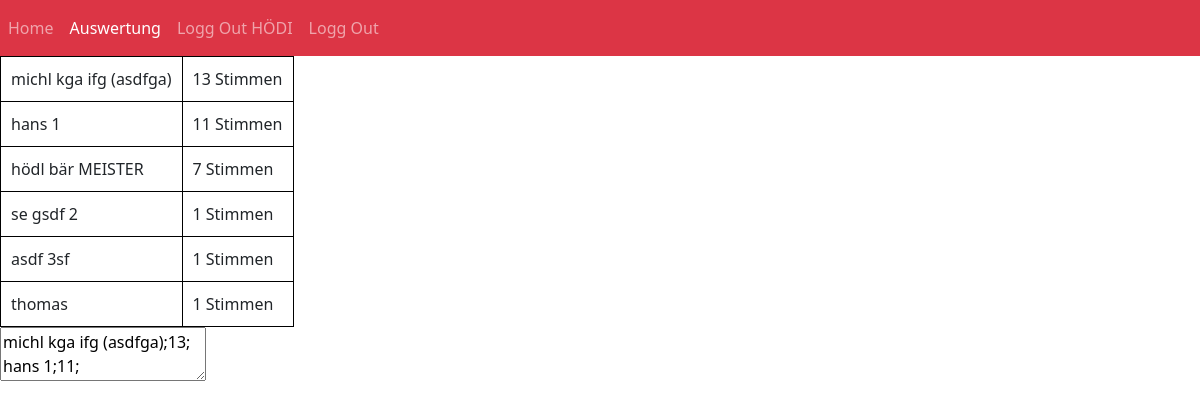
Screenshot of /auswertung.php (signed in) with the database file from the repository.
### tables this page shows
CREATE TABLE IF NOT EXISTS `stimme` (
  `id` int(11) NOT NULL AUTO_INCREMENT,
  `timestamp` timestamp NOT NULL DEFAULT current_timestamp(),
  `person_id` int(11) NOT NULL DEFAULT 0,
  PRIMARY KEY (`id`),
  KEY `FK_stimme_person` (`person_id`),
  CONSTRAINT `FK_stimme_person` FOREIGN KEY (`person_id`) REFERENCES `person` (`id`) ON DELETE NO ACTION ON UPDATE NO ACTION
);

CREATE TABLE IF NOT EXISTS `person` (
  `id` int(11) NOT NULL AUTO_INCREMENT,
  `name` varchar(50) NOT NULL DEFAULT '0',
  PRIMARY KEY (`id`),
  UNIQUE KEY `name` (`name`)
);

### php/name.class.php (the view, shortened to what this page needs)
<?php
class NameListe {
    private $dbh;
    function __construct($database) {
        $this->dbh = $database;
    }
    function GetNamenListe_Full()
    {
        $output = "<table style='border: 1px solid #000;'>";
        foreach($this->dbh->query('SELECT *,COUNT(*) AS anzahl FROM person AS p JOIN stimme AS s ON p.id=s.person_id GROUP BY p.id ORDER BY anzahl DESC') as $name)
        {
            $output.= "<tr><td style='border: 1px solid #000;padding:10px;'>".$name["name"]."</td><td style='border: 1px solid #000;padding:10px;'>".$name["anzahl"]." Stimmen</td></tr>";
        }
        $output .= "</table>";
        $output .= "<textarea>";
        foreach($this->dbh->query('SELECT *,COUNT(*) AS anzahl FROM person AS p JOIN stimme AS s ON p.id=s.person_id GROUP BY p.id ORDER BY anzahl DESC') as $name)
        {
            $output.= $name["name"].";".$name["anzahl"].";\n";
        }
        $output .= "</textarea>";
        return $output;
    }
}
?>

### header.php (shortened to what this page needs)
<?php
    require_once("php/name.class.php");
?>
<!DOCTYPE html>
<head>
    <link href="bootstrap-5.1.3-dist/css/bootstrap.min.css" rel="stylesheet">
    <link href="css/main.css" rel="stylesheet">
</head>
<body>
    <?php $filename = basename($_SERVER["SCRIPT_FILENAME"], '.php'); ?>
    <nav class="navbar navbar-expand-lg navbar-dark <?php if($_SESSION["admin"]){ echo "bg-danger";} else {echo "bg-primary";}?>">
        <div class="collapse navbar-collapse" id="navbarNav">
            <ul class="navbar-nav">
                <li class="nav-item">
                    <a class="nav-link <?php if ($filename == "index") {
                                            echo "active";
                                        } ?>" href="index.php">Home</a>
                </li>
                <li class="nav-item">
                <a class="nav-link <?php if ($filename == "auswertung") {
                                        echo "active";
                                    } ?>" href="auswertung.php">Auswertung</a>
                </li>
                <?php
                if($_SESSION["admin"])
                {
                    ?>
                    <li class="nav-item">
                        <a class="nav-link" href="index.php?deactivateHoediMode">Logg Out H&Ouml;DI</a>
                    </li>
                    <?php
                }
                ?>
                <li class="nav-item">
                    <a class="nav-link" href="index.php?logOut">Logg Out</a>
                </li>
            </ul>
        </div>
    </nav>

### auswertung.php
<?php
include "header.php";
?>
<?php
if(!isset($_SESSION["log"]))
{
    logInForm();
}
else
{
?>
<?php
                        $nameListe = new NameListe($dbh);
                        echo $nameListe->GetNamenListe_Full();
                    ?>
<?php
}
include "footer.php";
?>

### footer.php (shortened to what this page needs)
</body>
</html>

### rows the page displays
stimme: person.name "michl kga ifg (asdfga)", anzahl "13"
stimme: person.name "hans 1", anzahl "11"
stimme: person.name "hödl bär MEISTER", anzahl "7"
stimme: person.name "se gsdf 2", anzahl "1"
stimme: person.name "asdf 3sf", anzahl "1"
stimme: person.name "thomas", anzahl "1"
